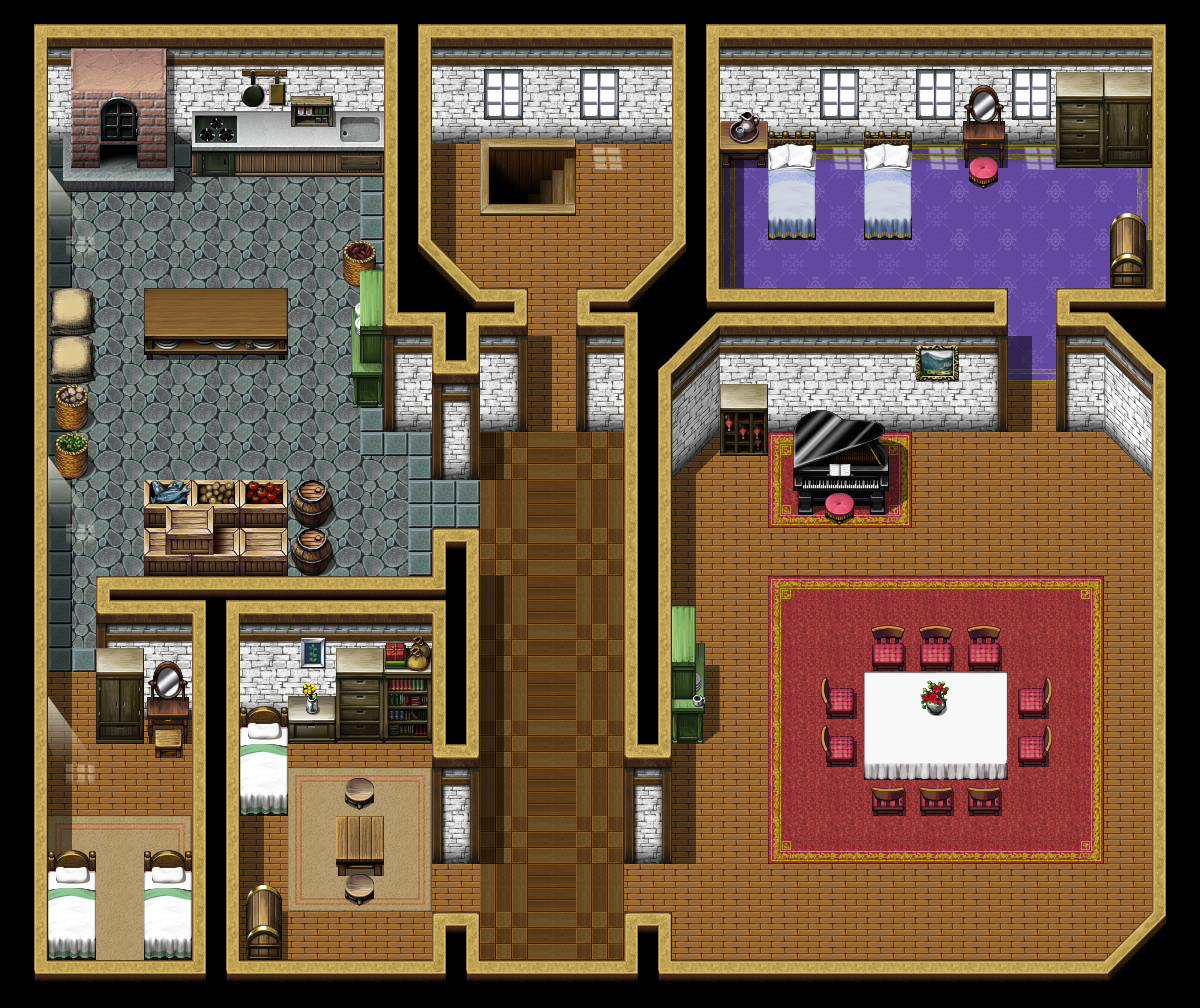

Below is a game level as drawn by its tile map, then a one-line description and the .tmx that defines it (tile-layer data replaced by summaries):
An orthogonal 50x42 tile map with 24x24 px tiles, 9 tile layers (under0_none, under1_ground, under2_none, under3_none, ...) and 2 objects (2x lastdenn_house_mayor).

<map version="1.10" tiledversion="1.10.2" orientation="orthogonal" renderorder="right-down" width="50" height="42" tilewidth="24" tileheight="24" infinite="0" nextlayerid="21" nextobjectid="4">
 <properties>
  <property name="bgm" value="bgm_house" />
  <property name="step_sound" value="wood" />
 </properties>
 <tileset firstgid="1" name="lastdenn_house_mayor_2f" tilewidth="24" tileheight="24" tilecount="2135" columns="61">
  <image source="tilesets/lastdenn_house_mayor_2f.png" width="1464" height="840" />
 </tileset>
 <layer id="2" name="under0_none" width="50" height="42">
  <data>[2100 cells, 0 non-empty, 0 distinct tile ids]</data>
 </layer>
 <layer id="1" name="under1_ground" width="50" height="42">
  <data>[2100 cells, 2100 non-empty, 528 distinct tile ids]</data>
 </layer>
 <layer id="3" name="under2_none" width="50" height="42">
  <data>[2100 cells, 0 non-empty, 0 distinct tile ids]</data>
 </layer>
 <layer id="4" name="under3_none" width="50" height="42">
  <data>[2100 cells, 0 non-empty, 0 distinct tile ids]</data>
 </layer>
 <layer id="5" name="under4_none" width="50" height="42">
  <data>[2100 cells, 0 non-empty, 0 distinct tile ids]</data>
 </layer>
 <layer id="6" name="under5_none" width="50" height="42">
  <data>[2100 cells, 0 non-empty, 0 distinct tile ids]</data>
 </layer>
 <layer id="7" name="over6_none" width="50" height="42">
  <data>[2100 cells, 0 non-empty, 0 distinct tile ids]</data>
 </layer>
 <layer id="8" name="over7_none" width="50" height="42">
  <data>[2100 cells, 0 non-empty, 0 distinct tile ids]</data>
 </layer>
 <layer id="9" name="over8_none" width="50" height="42">
  <data>[2100 cells, 0 non-empty, 0 distinct tile ids]</data>
 </layer>
 <objectgroup color="#0055ff" id="11" name="sound" />
 <objectgroup color="#aa0000" id="12" name="collision" />
 <objectgroup color="#5500ff" id="13" name="rest" />
 <objectgroup color="#55ff7f" id="14" name="npc" />
 <objectgroup color="#55aaff" id="15" name="spawn">
  <object id="3" name="lastdenn_house_mayor" x="552" y="168" width="48" height="24" />
 </objectgroup>
 <objectgroup color="#ffff7f" id="16" name="portal">
  <object id="1" name="lastdenn_house_mayor" x="504" y="168" width="24" height="36" />
 </objectgroup>
 <objectgroup color="#ff00ff" id="18" name="quest" />
 <objectgroup color="#ff55ff" id="19" name="event" />
 <objectgroup color="#aaff00" id="20" name="scheduled" />
</map>
